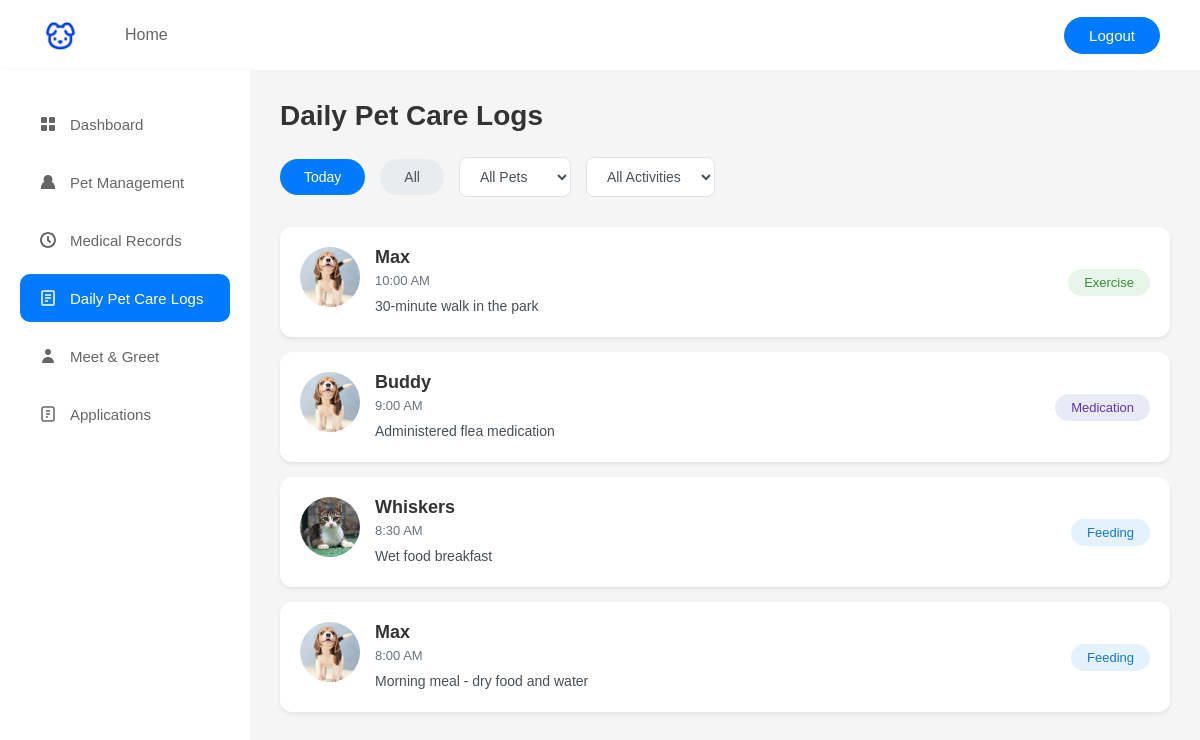
Page /PetAdoption/staff/careLogs.php (signed in) on the committed database.
### tables this page shows
CREATE TABLE IF NOT EXISTS CareLogs (
    Log_id INT PRIMARY KEY AUTO_INCREMENT,
    Pet_id INT NOT NULL,
    Staff_id INT,
    Activity_type ENUM('Feeding', 'Exercise', 'Medication', 'Grooming', 'Vet Visit', 'Other') NOT NULL,
    Activity_date DATE NOT NULL,
    Activity_time TIME NOT NULL,
    Description TEXT,
    created_at TIMESTAMP DEFAULT CURRENT_TIMESTAMP,
    FOREIGN KEY (Pet_id) REFERENCES Pets(Pet_id) ON DELETE CASCADE,
    FOREIGN KEY (Staff_id) REFERENCES Staff(Staff_id) ON DELETE SET NULL
);

CREATE TABLE Pets (
    Pet_id INT PRIMARY KEY AUTO_INCREMENT,
    Shelter_id INT,
    Species VARCHAR(100),
    Breed VARCHAR(100),
    Gender ENUM('Male', 'Female'),
    Pet_Name VARCHAR(100),
    DateOfBirth DATE,
    Color VARCHAR(50),
    Status ENUM('Available', 'Adopted', 'Pending', 'Medical Care') DEFAULT 'Available',
    Housed_at VARCHAR(255),
    FOREIGN KEY (Shelter_id) REFERENCES Shelter(Shelter_id) ON DELETE SET NULL
);

### PetAdoption/staff/careLogs.php (the view, shortened to what this page needs)
<?php
require_once '../config.php';
$date_filter = isset($_GET['date']) ? $_GET['date'] : 'today';
$pet_filter = isset($_GET['pet_id']) ? intval($_GET['pet_id']) : 0;
$sql = "SELECT cl.*, p.Pet_Name, p.Species
        FROM CareLogs cl
        JOIN Pets p ON cl.Pet_id = p.Pet_id
        WHERE 1=1 ";
if($date_filter === 'today') {
    $sql .= " AND DATE(cl.Activity_date) = CURDATE()";
}
$sql .= " ORDER BY cl.Activity_date DESC, cl.Activity_time DESC, cl.Log_id DESC";
$result = $conn->query($sql);
?>
<!DOCTYPE html>
<html lang="en">
<head>
    <link rel="stylesheet" href="../css/style.css">
    <link rel="stylesheet" href="../css/staff.css">
    <link rel="stylesheet" href="../css/buttons.css">
    <link rel="stylesheet" href="../css/careLogs.css">
</head>
<body>
    <nav>
        <div class="nav-left">
            <div class="logo">
                <img src="../Image/PetLogo.png" alt="Pet Adoption Logo">
            </div>
            <ul class="nav-links">
                <li><a href="staff.php">Home</a></li>
            </ul>
        </div>
        <div class="nav-right">
            <a href="../user/logout.php" class="btn btn-login">Logout</a>
        </div>
    </nav>
    <div class="staff-container">
        <aside class="sidebar">
            <button class="sidebar-btn" onclick="window.location.href='staff.php'">
                <svg viewBox="0 0 20 20">
                    <rect x="3" y="3" width="6" height="6" rx="1"/>
                    <rect x="11" y="3" width="6" height="6" rx="1"/>
                    <rect x="3" y="11" width="6" height="6" rx="1"/>
                    <rect x="11" y="11" width="6" height="6" rx="1"/>
                </svg>
                Dashboard
            </button>
            <button class="sidebar-btn" onclick="window.location.href='petManagement.php'">
                <svg viewBox="0 0 20 20">
                    <path d="M10 3C7.5 3 5.5 5 5.5 7.5C5.5 8.5 5.8 9.4 6.3 10.1C4.4 11 3 13 3 15.5V17H17V15.5C17 13 15.6 11 13.7 10.1C14.2 9.4 14.5 8.5 14.5 7.5C14.5 5 12.5 3 10 3Z"/>
                </svg>
                Pet Management
            </button>
            <button class="sidebar-btn">
                Medical Records
            </button>
            <button class="sidebar-btn active">
                Daily Pet Care Logs
            </button>
            <button class="sidebar-btn" onclick="window.location.href='shelterAppointment.php'">
                <svg viewBox="0 0 20 20">
                    <path d="M10 9C11.7 9 13 7.7 13 6C13 4.3 11.7 3 10 3C8.3 3 7 4.3 7 6C7 7.7 8.3 9 10 9Z"/>
                    <path d="M10 11C6.7 11 4 13.7 4 17H16C16 13.7 13.3 11 10 11Z"/>
                </svg>
                Meet & Greet
            </button>
            <button class="sidebar-btn">
                Applications
            </button>
        </aside>
        <main class="care-logs-content">
            <h2>Daily Pet Care Logs</h2>
            <div class="filters">
                <button class="filter-btn <?php echo $date_filter === 'today' ? 'active' : ''; ?>" onclick="window.location.href='careLogs.php?date=today'">Today</button>
                <button class="filter-btn <?php echo $date_filter === 'all' ? 'active' : ''; ?>" onclick="window.location.href='careLogs.php?date=all'">All</button>
                <select class="filter-select" onchange="window.location.href='careLogs.php?date=<?php echo $date_filter; ?>&pet_id=' + this.value">
                    <option value="0">All Pets</option>
                </select>
                <select class="filter-select" onchange="window.location.href='careLogs.php?date=<?php echo $date_filter; ?>&pet_id=<?php echo $pet_filter; ?>&activity=' + this.value">
                    <option value="all">All Activities</option>
                </select>
            </div>
            <div class="logs-list">
                <?php if($result->num_rows > 0): ?>
                    <?php while($log = $result->fetch_assoc()): ?>
                        <div class="log-card" onclick="window.location.href='careLogsDetail.php?log_id=<?php echo $log['Log_id']; ?>'" style="cursor: pointer;">
                            <div class="log-content">
                                <img src="../Image/<?php echo htmlspecialchars($log['Species']); ?>s/<?php echo strtolower($log['Species']); ?>01.jpg"
                                     alt="<?php echo htmlspecialchars($log['Pet_Name']); ?>"
                                     class="pet-avatar"
                                     onerror="this.src='../Image/pet-placeholder.jpg'">
                                <div class="log-details">
                                    <h3><?php echo htmlspecialchars($log['Pet_Name']); ?></h3>
                                    <p class="log-time"><?php echo date('g:i A', strtotime($log['Activity_time'])); ?></p>
                                    <p class="log-description"><?php echo htmlspecialchars($log['Description']); ?></p>
                                </div>
                            </div>
                            <span class="activity-badge <?php echo strtolower($log['Activity_type']); ?>"><?php echo htmlspecialchars($log['Activity_type']); ?></span>
                        </div>
                    <?php endwhile; ?>
                <?php else: ?>
                    <div style="padding: 40px; text-align: center; color: #666;">
                        <p>No care logs found for the selected filters.</p>
                    </div>
                <?php endif; ?>
            </div>
        </main>
    </div>
</body>
</html>

### PetAdoption/css/style.css (style rules this page uses)
* { margin: 0; padding: 0; box-sizing: border-box; }
body { font-family: Arial, sans-serif; background-color: #f5f5f5; }
nav { background-color: #ffffff; box-shadow: 0 2px 4px rgba(0, 0, 0, 0.1); padding: 15px 40px; display: flex; justify-content: space-between; align-items: center; }
.nav-left { display: flex; align-items: center; gap: 30px; }
.logo { display: flex; align-items: center; gap: 10px; }
.logo img { height: 40px; width: auto; }
.nav-links { display: flex; list-style: none; gap: 25px; align-items: center; }
.nav-links a { text-decoration: none; color: #666; font-size: 16px; font-weight: 500; padding: 8px 15px; border-radius: 5px; transition: all 0.3s ease; }
.nav-right { display: flex; gap: 15px; align-items: center; }
.btn { padding: 10px 25px; border-radius: 20px; font-size: 15px; font-weight: 500; cursor: pointer; border: none; transition: all 0.3s ease; text-decoration: none; display: inline-block; }
.btn-login { background-color: #007BFF; color: white; }

### PetAdoption/css/staff.css (style rules this page uses)
.staff-container { display: flex; gap: 0; min-height: calc(100vh - 70px); background-color: #f5f5f5; }
.sidebar { width: 250px; background-color: white; padding: 30px 20px; display: flex; flex-direction: column; gap: 10px; box-shadow: 2px 0 8px rgba(0, 0, 0, 0.05); }

### PetAdoption/css/buttons.css (style rules this page uses)
.sidebar-btn svg, .action-btn svg, .action-btn-small svg { width: 20px; height: 20px; fill: currentColor; flex-shrink: 0; }
.sidebar-btn { display: flex; align-items: center; gap: 12px; padding: 14px 18px; border: none; background-color: transparent; color: #666; font-size: 15px; font-weight: 500; border-radius: 10px; cursor: pointer; transition: all 0.3s ease; text-align: left; position: relative; }
.sidebar-btn.active { background-color: #007BFF; color: white; }

### PetAdoption/css/careLogs.css (style rules this page uses)
.care-logs-content { flex: 1; padding: 30px; overflow-y: auto; background-color: #f5f5f5; }
.care-logs-content h2 { font-size: 28px; color: #333; margin-bottom: 25px; font-weight: 600; }
.filters { display: flex; gap: 15px; margin-bottom: 30px; align-items: center; }
.filter-btn { padding: 10px 24px; border: none; border-radius: 20px; background-color: #e9ecef; color: #495057; font-size: 14px; font-weight: 500; cursor: pointer; transition: all 0.3s ease; }
.filter-btn.active { background-color: #007BFF; color: white; }
.filter-select { padding: 10px 16px; border: 1px solid #dee2e6; border-radius: 8px; background-color: white; color: #495057; font-size: 14px; cursor: pointer; transition: border-color 0.3s ease; }
.logs-list { display: flex; flex-direction: column; gap: 15px; }
.log-card { background-color: white; border-radius: 12px; padding: 20px; box-shadow: 0 2px 4px rgba(0, 0, 0, 0.08); display: flex; justify-content: space-between; align-items: center; transition: all 0.3s ease; }
.log-content { display: flex; gap: 15px; align-items: flex-start; flex: 1; }
.pet-avatar { width: 60px; height: 60px; border-radius: 50%; object-fit: cover; flex-shrink: 0; }
.log-details { flex: 1; }
.log-details h3 { font-size: 18px; color: #333; margin: 0 0 5px 0; font-weight: 600; }
.log-time { font-size: 13px; color: #6c757d; margin: 0 0 8px 0; }
.log-description { font-size: 14px; color: #495057; margin: 0; line-height: 1.5; }
.activity-badge { padding: 6px 16px; border-radius: 20px; font-size: 13px; font-weight: 500; white-space: nowrap; }
.activity-badge.feeding { background-color: #e3f2fd; color: #1976d2; }
.activity-badge.medication { background-color: #e8eaf6; color: #5e35b1; }
.activity-badge.exercise { background-color: #e8f5e9; color: #388e3c; }

### rows in the picture
carelogs: Pet.Pet_Name "Max", Activity_time "10:00 AM", Description "30-minute walk in the park", Activity_type "Exercise"
carelogs: Pet.Pet_Name "Buddy", Activity_time "9:00 AM", Description "Administered flea medication", Activity_type "Medication"
carelogs: shows a picture, Pet.Pet_Name "Whiskers", Activity_time "8:30 AM", Description "Wet food breakfast", Activity_type "Feeding"
carelogs: Pet.Pet_Name "Max", Activity_time "8:00 AM", Description "Morning meal - dry food and water", Activity_type "Feeding"
